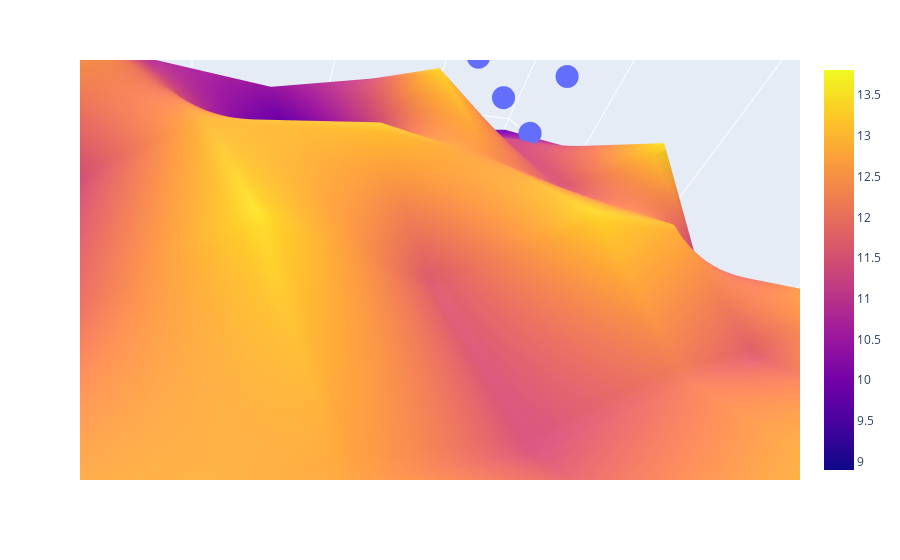

The notebook cell saved with this chart:
### Code cell
fig = px.scatter_3d(x=x.ravel(), y=y.ravel(), z=z.ravel())
fig.add_trace(go.Surface(x=x_input, y=y_input, z=z_final))
fig.update_layout(scene=dict(zaxis=dict(range=[0,35])))
fig.show()
